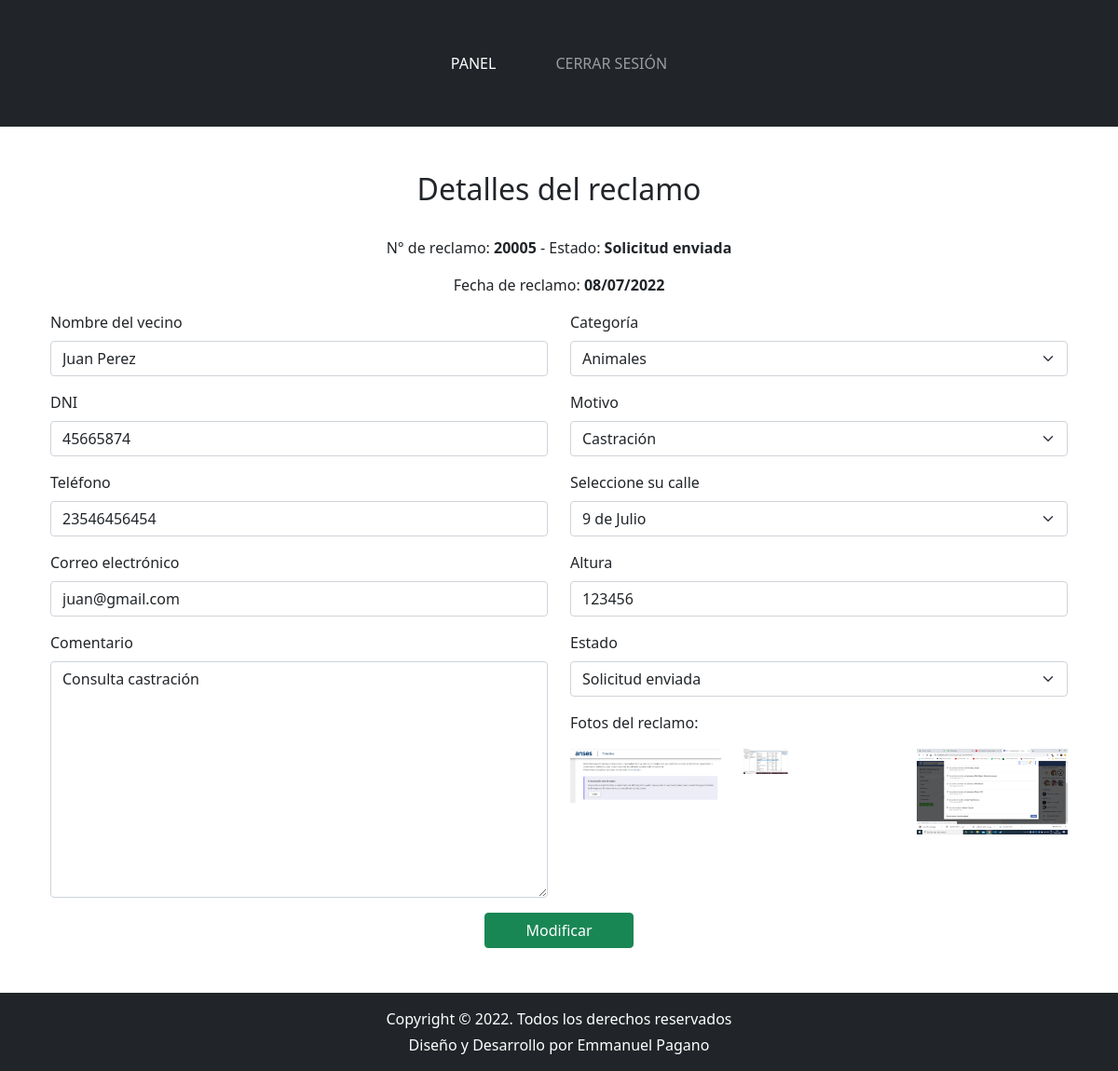
The app's page /adm/reclamos/modificar-reclamo.php?id=20005 (signed in) with its own data.
### tables this page shows
CREATE TABLE `reclamos` (
  `idReclamo` int(11) NOT NULL,
  `idSubcategoria` int(11) NOT NULL,
  `fechaReclamo` date NOT NULL,
  `nombreVecino` varchar(250) NOT NULL,
  `dni` int(8) NOT NULL,
  `idCalle` int(11) NOT NULL,
  `altura` int(11) NOT NULL,
  `telefonoVecino` varchar(250) NOT NULL,
  `correoVecino` varchar(250) NOT NULL,
  `idEstado` int(11) NOT NULL,
  `comentario` text NOT NULL
);

CREATE TABLE `estados` (
  `idEstado` int(11) NOT NULL,
  `estado` varchar(250) NOT NULL
);

CREATE TABLE `fotos_reclamos` (
  `idFoto` int(11) NOT NULL,
  `urlFoto` varchar(250) NOT NULL,
  `idReclamo` int(11) NOT NULL
);

### adm/reclamos/modificar-reclamo.php (the view, shortened to what this page needs)
<?php
include('../../include/conexion.php');
$cmd = $conexion->prepare('SELECT * FROM categorias ORDER BY categoria');
$cmd->execute();
$categorias = $cmd->fetchAll();
$cmd = $conexion->prepare('SELECT * FROM calles ORDER BY calle');
$cmd->execute();
$calles = $cmd->fetchAll();
$cmd = $conexion->prepare('SELECT * FROM estados ORDER BY idEstado');
$cmd->execute();
$estados = $cmd->fetchAll();
if(isset($_GET['id'])){
    $idReclamo = $_GET['id'];
    $cmd = $conexion->prepare('SELECT * FROM reclamos INNER JOIN subcategorias ON subcategorias.idSubcategoria = reclamos.idSubcategoria INNER JOIN categorias ON categorias.idCategoria = subcategorias.idCategoriaPadre INNER JOIN estados ON estados.idEstado = reclamos.idEstado WHERE idReclamo = :id ORDER BY reclamos.idEstado, reclamos.fechaReclamo;');
    $cmd->execute(array(':id'=>$idReclamo));
    $reclamo = $cmd->fetch();
    $idSubcategoria = $reclamo['idSubcategoria'];
    $fechaReclamo = $reclamo['fechaReclamo'];
    $nombreVecino = $reclamo['nombreVecino'];
    $dni = $reclamo['dni'];
    $telefonoVecino = $reclamo['telefonoVecino'];
    $correoVecino = $reclamo['correoVecino'];
    $idEstado = $reclamo['idEstado'];
    $idCalle = $reclamo['idCalle'];
    $altura = $reclamo['altura'];
    $estado = $reclamo['estado'];
    $comentario = $reclamo['comentario'];
    $idCategoria = $reclamo['idCategoria'];
    $cmd = $conexion->prepare('SELECT * FROM fotos_reclamos WHERE idReclamo = :id');
    $cmd->execute(array(':id'=>$idReclamo));
    $fotos = $cmd->fetchAll();
}
$cmd = $conexion->prepare('SELECT * FROM subcategorias WHERE idCategoriaPadre = :idCategoria ORDER BY subcategoria');
$cmd->execute(array(':idCategoria'=> $idCategoria));
$subcategorias = $cmd->fetchAll();
?>
<?php include('../../include/header-adm.php'); ?>
<section class="seccion-alta py-5">
    <div class="container">
        <h2 class="titulo-seccion text-center">Detalles del reclamo</h2>
        <div class="row">
            <form action="modificar-reclamo.php" method="POST" class="mx-auto row mt-4" enctype="multipart/form-data">
                <p class="text-center ">
                    N° de reclamo: <b><?php echo $idReclamo ?></b> - Estado: <b><?php echo $estado ?></b>
                </p>
                <p class="text-center ">
                    Fecha de reclamo: <b><?php echo date("d/m/Y", strtotime($fechaReclamo)) ?></b>
                </p>
                <div class="col-md-6">
                    <div class="mb-3">
                        <label for="inputNombreVecino" class="form-label">Nombre del vecino</label>
                        <input type="text" class="form-control" id="inputNombreVecino" name="nombreVecino"  value="<?php echo $nombreVecino;?>">
                    </div>
                    <div class="mb-3">
                        <label for="inputDni" class="form-label">DNI</label>
                        <input type="text" class="form-control" id="inputDni" name="dni"  value="<?php echo $dni;?>">
                    </div>
                    <div class="mb-3">
                        <label for="inputTelefono" class="form-label">Teléfono</label>
                        <input type="text" class="form-control" id="inputTelefono" name="telefono"  value="<?php echo $telefonoVecino;?>">
                    </div>
                    <div class="mb-3">
                        <label for="inputCorreo" class="form-label">Correo electrónico</label>
                        <input type="text" class="form-control" id="inputCorreo" name="correo"  value="<?php echo $correoVecino;?>">
                    </div>
                    <div class="mb-3">
                        <label for="inputComentario" class="form-label">Comentario</label>
                        <textarea name="comentario" id="inputComentario" rows="10" class="form-control"><?php echo $comentario;?></textarea>
                    </div>
                </div>
                <div class="col-md-6">
                <div class="mb-3">
                    <label for="categoriaPadre" class="form-label" >Categoría</label>
                    <select name="idCategoria" id="categoriaPadre" class="form-select">
                        <?php
                            foreach ($categorias as $fila) {
                                if($fila['idCategoria']==$idCategoria){
                                    echo '
                                    <option value="'.$fila['idCategoria'].'" selected>'.$fila['categoria'].' </option>
                                    ';
                                }else{
                                    echo '
                                    <option value="'.$fila['idCategoria'].'">'.$fila['categoria'].' </option>
                                    ';
                                }
                            }
                        ?>
                    </select>
                </div>
                <div class="mb-3">
                    <label for="inputMotivo" class="form-label" >Motivo</label>
                    <select name="idSubcategoria" id="inputMotivo" class="form-select">
                        <?php
                            foreach ($subcategorias as $fila) {
                                if($fila['idSubcategoria']==$idSubcategoria){
                                    echo '
                                    <option value="'.$fila['idSubcategoria'].'" selected>'.$fila['subcategoria'].' </option>
                                    ';
                                }else{
                                    echo '
                                    <option value="'.$fila['idSubcategoria'].'">'.$fila['subcategoria'].' </option>
                                    ';
                                }
                            }
                        ?>
                    </select>
                </div>
                    <div class="mb-3">
                    <label for="selectCalles" class="form-label">Seleccione su calle</label>
                        <select class="form-select" id="selectCalles" name="calle" aria-label="Default select example" required>
                            <?php
                                foreach ($calles as $fila) {
                                    if($fila['idCalle']==$idCalle){
                                        echo '
                                        <option value="'.$fila['idCalle'].'" selected>'.$fila['calle'].' </option>
                                        ';
                                    }else{
                                        echo '
                                        <option value="'.$fila['idCalle'].'">'.$fila['calle'].' </option>
                                        ';
                                    }
                                }
                            ?>
                        </select>
                    </div>
                    <div class="mb-3">
                        <label for="inputAltura" class="form-label">Altura</label>
                        <input type="number" class="form-control" id="inputAltura" name="altura" value="<?php echo $altura;?>">
                    </div>
                    <div class="mb-3">
                    <label for="inputEstado" class="form-label" >Estado</label>
                    <select name="idEstado" id="inputEstado" class="form-select">
                        <?php
                            foreach ($estados as $fila) {
                                if($fila['idEstado']==$idEstado){
                                    echo '
                                    <option value="'.$fila['idEstado'].'" selected>'.$fila['estado'].' </option>
                                    ';
                                }else{
                                    echo '
                                    <option value="'.$fila['idEstado'].'">'.$fila['estado'].' </option>
                                    ';
                                }
                            }
                        ?>
                    </select>
                </div>
                    <div class="mb-3 row">
                        <p>Fotos del reclamo:</p>
                    <?php
                    if(!empty($fotos)){
                        foreach ($fotos as $foto) {
                            echo '
                            <div class="col-md-4">
                            <a class="" href="../../img/fotos_reclamos/'.$foto['urlFoto'].'" data-lightbox="galeria"><img class="img-fluid" src="../../img/fotos_reclamos/'.$foto['urlFoto'].'" alt=""></a>
                            </div>
                            ';
                        }
                    }
                    ?>
                    </div>
                </div>
                <button type="submit" class="btn btn-success mx-auto" style="max-width:160px ;">
                    Modificar
                </button>
            </form>
        </div>
    </div>
</section>
<?php include('../../include/footer-adm.php'); ?>

### records on screen
reclamos: idEstado.estado "Solicitud enviada", fechaReclamo "08/07/2022", nombreVecino "Juan Perez", dni "45665874", telefono "23546456454", correo "juan@gmail.com", comentario "Consulta castración", altura "123456"
fotos_reclamos: urlFoto (picture)
fotos_reclamos: urlFoto (picture)
fotos_reclamos: urlFoto (picture)

### other values on screen
$idReclamo "20005"
form field idCategoria "Animales"
form field idSubcategoria "Castración"
form field calle "9 de Julio"
form field idEstado "Solicitud enviada"
